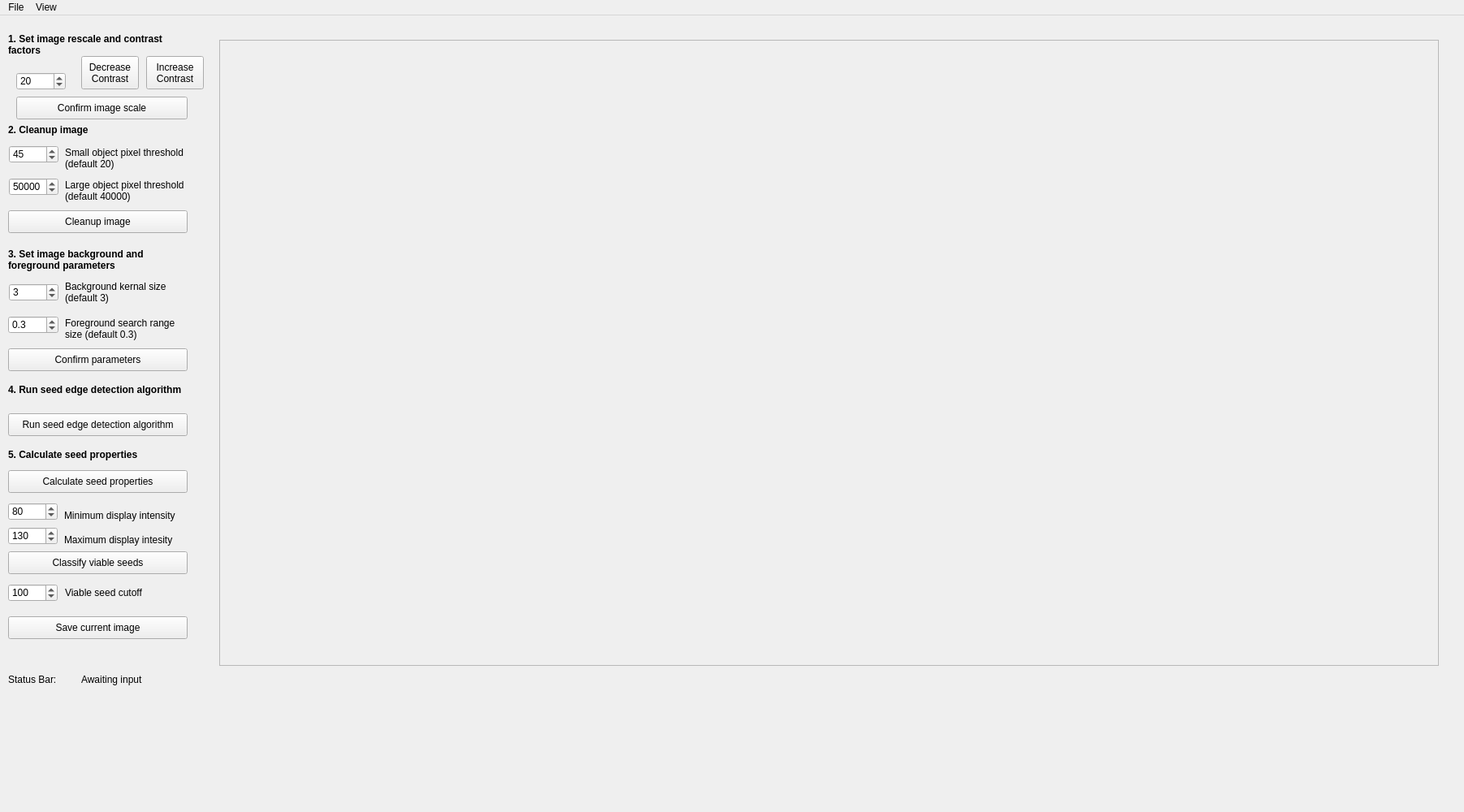
<?xml version="1.0" encoding="UTF-8"?>
<ui version="4.0">
 <class>MainWindow</class>
 <widget class="QMainWindow" name="MainWindow">
  <property name="geometry">
   <rect>
    <x>0</x>
    <y>0</y>
    <width>1803</width>
    <height>1000</height>
   </rect>
  </property>
  <property name="windowTitle">
   <string>MainWindow</string>
  </property>
  <widget class="QWidget" name="centralwidget">
   <property name="mouseTracking">
    <bool>true</bool>
   </property>
   <widget class="QLabel" name="status_bar">
    <property name="geometry">
     <rect>
      <x>100</x>
      <y>810</y>
      <width>941</width>
      <height>16</height>
     </rect>
    </property>
    <property name="text">
     <string>Awaiting input</string>
    </property>
   </widget>
   <widget class="QLabel" name="status_bar_label">
    <property name="geometry">
     <rect>
      <x>10</x>
      <y>810</y>
      <width>81</width>
      <height>16</height>
     </rect>
    </property>
    <property name="text">
     <string>Status Bar:</string>
    </property>
   </widget>
   <widget class="QWidget" name="horizontalLayoutWidget">
    <property name="geometry">
     <rect>
      <x>270</x>
      <y>30</y>
      <width>1502</width>
      <height>771</height>
     </rect>
    </property>
    <layout class="QHBoxLayout" name="Hlayout">
     <property name="spacing">
      <number>0</number>
     </property>
     <property name="sizeConstraint">
      <enum>QLayout::SetNoConstraint</enum>
     </property>
     <item>
      <widget class="QScrollArea" name="scrollArea">
       <property name="widgetResizable">
        <bool>true</bool>
       </property>
       <widget class="QWidget" name="scrollAreaWidget_image_view">
        <property name="geometry">
         <rect>
          <x>0</x>
          <y>0</y>
          <width>1498</width>
          <height>767</height>
         </rect>
        </property>
        <property name="sizePolicy">
         <sizepolicy hsizetype="Ignored" vsizetype="Ignored">
          <horstretch>0</horstretch>
          <verstretch>0</verstretch>
         </sizepolicy>
        </property>
        <property name="mouseTracking">
         <bool>true</bool>
        </property>
        <widget class="QLabel" name="image_view">
         <property name="geometry">
          <rect>
           <x>-442</x>
           <y>70</y>
           <width>1500</width>
           <height>1500</height>
          </rect>
         </property>
         <property name="sizePolicy">
          <sizepolicy hsizetype="Ignored" vsizetype="Ignored">
           <horstretch>0</horstretch>
           <verstretch>0</verstretch>
          </sizepolicy>
         </property>
         <property name="text">
          <string>TextLabel</string>
         </property>
         <property name="alignment">
          <set>Qt::AlignLeading|Qt::AlignLeft|Qt::AlignTop</set>
         </property>
        </widget>
       </widget>
      </widget>
     </item>
    </layout>
   </widget>
   <widget class="QLabel" name="image_resolution_label">
    <property name="geometry">
     <rect>
      <x>10</x>
      <y>10</y>
      <width>221</width>
      <height>51</height>
     </rect>
    </property>
    <property name="font">
     <font>
      <pointsize>9</pointsize>
      <weight>75</weight>
      <bold>true</bold>
     </font>
    </property>
    <property name="text">
     <string>1. Set image rescale and contrast factors</string>
    </property>
    <property name="wordWrap">
     <bool>true</bool>
    </property>
   </widget>
   <widget class="QLabel" name="image_cleanup_label">
    <property name="geometry">
     <rect>
      <x>10</x>
      <y>130</y>
      <width>221</width>
      <height>21</height>
     </rect>
    </property>
    <property name="font">
     <font>
      <pointsize>9</pointsize>
      <weight>75</weight>
      <bold>true</bold>
     </font>
    </property>
    <property name="text">
     <string>2. Cleanup image</string>
    </property>
    <property name="wordWrap">
     <bool>true</bool>
    </property>
   </widget>
   <widget class="QSpinBox" name="small_objects_spinBox">
    <property name="geometry">
     <rect>
      <x>11</x>
      <y>160</y>
      <width>61</width>
      <height>22</height>
     </rect>
    </property>
    <property name="toolTipDuration">
     <number>-1</number>
    </property>
    <property name="maximum">
     <number>1000</number>
    </property>
    <property name="value">
     <number>45</number>
    </property>
   </widget>
   <widget class="QLabel" name="small_objects_label">
    <property name="geometry">
     <rect>
      <x>80</x>
      <y>160</y>
      <width>161</width>
      <height>31</height>
     </rect>
    </property>
    <property name="text">
     <string>Small object pixel threshold (default 20)</string>
    </property>
    <property name="wordWrap">
     <bool>true</bool>
    </property>
   </widget>
   <widget class="QSpinBox" name="large_objects_spinBox">
    <property name="geometry">
     <rect>
      <x>11</x>
      <y>200</y>
      <width>61</width>
      <height>22</height>
     </rect>
    </property>
    <property name="maximum">
     <number>10000000</number>
    </property>
    <property name="singleStep">
     <number>500</number>
    </property>
    <property name="value">
     <number>50000</number>
    </property>
   </widget>
   <widget class="QLabel" name="large_objects_label">
    <property name="geometry">
     <rect>
      <x>80</x>
      <y>200</y>
      <width>161</width>
      <height>31</height>
     </rect>
    </property>
    <property name="text">
     <string>Large object pixel threshold (default 40000)</string>
    </property>
    <property name="wordWrap">
     <bool>true</bool>
    </property>
   </widget>
   <widget class="QLabel" name="foreground_background_label">
    <property name="geometry">
     <rect>
      <x>10</x>
      <y>280</y>
      <width>221</width>
      <height>41</height>
     </rect>
    </property>
    <property name="font">
     <font>
      <pointsize>9</pointsize>
      <weight>75</weight>
      <bold>true</bold>
     </font>
    </property>
    <property name="text">
     <string>3. Set image background and foreground parameters</string>
    </property>
    <property name="wordWrap">
     <bool>true</bool>
    </property>
   </widget>
   <widget class="QSpinBox" name="background_spinBox">
    <property name="geometry">
     <rect>
      <x>11</x>
      <y>330</y>
      <width>61</width>
      <height>22</height>
     </rect>
    </property>
    <property name="minimum">
     <number>1</number>
    </property>
    <property name="maximum">
     <number>20</number>
    </property>
    <property name="value">
     <number>3</number>
    </property>
   </widget>
   <widget class="QLabel" name="background_label">
    <property name="geometry">
     <rect>
      <x>80</x>
      <y>320</y>
      <width>161</width>
      <height>41</height>
     </rect>
    </property>
    <property name="text">
     <string>Background kernal size (default 3)</string>
    </property>
    <property name="wordWrap">
     <bool>true</bool>
    </property>
   </widget>
   <widget class="QDoubleSpinBox" name="foreground_spinBox">
    <property name="geometry">
     <rect>
      <x>10</x>
      <y>370</y>
      <width>62</width>
      <height>22</height>
     </rect>
    </property>
    <property name="decimals">
     <number>1</number>
    </property>
    <property name="minimum">
     <double>0.100000000000000</double>
    </property>
    <property name="maximum">
     <double>1.000000000000000</double>
    </property>
    <property name="singleStep">
     <double>0.100000000000000</double>
    </property>
    <property name="value">
     <double>0.300000000000000</double>
    </property>
   </widget>
   <widget class="QLabel" name="foreground_label">
    <property name="geometry">
     <rect>
      <x>80</x>
      <y>370</y>
      <width>151</width>
      <height>31</height>
     </rect>
    </property>
    <property name="text">
     <string>Foreground search range size (default 0.3)</string>
    </property>
    <property name="wordWrap">
     <bool>true</bool>
    </property>
   </widget>
   <widget class="QLabel" name="run_edge_detection_label">
    <property name="geometry">
     <rect>
      <x>10</x>
      <y>440</y>
      <width>221</width>
      <height>41</height>
     </rect>
    </property>
    <property name="font">
     <font>
      <pointsize>9</pointsize>
      <weight>75</weight>
      <bold>true</bold>
     </font>
    </property>
    <property name="text">
     <string>4. Run seed edge detection algorithm</string>
    </property>
    <property name="wordWrap">
     <bool>true</bool>
    </property>
   </widget>
   <widget class="QPushButton" name="run_edge_detection_pushButton">
    <property name="geometry">
     <rect>
      <x>10</x>
      <y>490</y>
      <width>221</width>
      <height>28</height>
     </rect>
    </property>
    <property name="text">
     <string>Run seed edge detection algorithm</string>
    </property>
   </widget>
   <widget class="QLabel" name="calc_props_label">
    <property name="geometry">
     <rect>
      <x>10</x>
      <y>530</y>
      <width>221</width>
      <height>21</height>
     </rect>
    </property>
    <property name="font">
     <font>
      <pointsize>9</pointsize>
      <weight>75</weight>
      <bold>true</bold>
     </font>
    </property>
    <property name="text">
     <string>5. Calculate seed properties</string>
    </property>
    <property name="wordWrap">
     <bool>true</bool>
    </property>
   </widget>
   <widget class="QPushButton" name="calc_props_pushButton">
    <property name="geometry">
     <rect>
      <x>10</x>
      <y>560</y>
      <width>221</width>
      <height>28</height>
     </rect>
    </property>
    <property name="text">
     <string>Calculate seed properties</string>
    </property>
   </widget>
   <widget class="QPushButton" name="image_cleanup_pushButton">
    <property name="geometry">
     <rect>
      <x>10</x>
      <y>240</y>
      <width>221</width>
      <height>28</height>
     </rect>
    </property>
    <property name="text">
     <string>Cleanup image</string>
    </property>
   </widget>
   <widget class="QPushButton" name="image_resolution_pushButton">
    <property name="geometry">
     <rect>
      <x>20</x>
      <y>100</y>
      <width>211</width>
      <height>28</height>
     </rect>
    </property>
    <property name="text">
     <string>Confirm image scale</string>
    </property>
   </widget>
   <widget class="QPushButton" name="bg_fg_pushButton">
    <property name="geometry">
     <rect>
      <x>10</x>
      <y>410</y>
      <width>221</width>
      <height>28</height>
     </rect>
    </property>
    <property name="text">
     <string>Confirm parameters</string>
    </property>
   </widget>
   <widget class="QLabel" name="min_intensity_label">
    <property name="geometry">
     <rect>
      <x>79</x>
      <y>600</y>
      <width>161</width>
      <height>31</height>
     </rect>
    </property>
    <property name="text">
     <string>Minimum display intensity</string>
    </property>
    <property name="wordWrap">
     <bool>true</bool>
    </property>
   </widget>
   <widget class="QSpinBox" name="max_intensity_spinBox">
    <property name="geometry">
     <rect>
      <x>10</x>
      <y>630</y>
      <width>61</width>
      <height>22</height>
     </rect>
    </property>
    <property name="maximum">
     <number>255</number>
    </property>
    <property name="singleStep">
     <number>1</number>
    </property>
    <property name="value">
     <number>130</number>
    </property>
   </widget>
   <widget class="QLabel" name="max_intensity_label">
    <property name="geometry">
     <rect>
      <x>79</x>
      <y>630</y>
      <width>161</width>
      <height>31</height>
     </rect>
    </property>
    <property name="text">
     <string>Maximum display intesity</string>
    </property>
    <property name="wordWrap">
     <bool>true</bool>
    </property>
   </widget>
   <widget class="QSpinBox" name="min_intensity_spinBox">
    <property name="geometry">
     <rect>
      <x>10</x>
      <y>600</y>
      <width>61</width>
      <height>22</height>
     </rect>
    </property>
    <property name="maximum">
     <number>255</number>
    </property>
    <property name="value">
     <number>80</number>
    </property>
   </widget>
   <widget class="QLabel" name="viability_label">
    <property name="geometry">
     <rect>
      <x>80</x>
      <y>700</y>
      <width>161</width>
      <height>21</height>
     </rect>
    </property>
    <property name="text">
     <string>Viable seed cutoff</string>
    </property>
    <property name="wordWrap">
     <bool>true</bool>
    </property>
   </widget>
   <widget class="QSpinBox" name="viability_spinBox">
    <property name="geometry">
     <rect>
      <x>10</x>
      <y>700</y>
      <width>61</width>
      <height>22</height>
     </rect>
    </property>
    <property name="maximum">
     <number>255</number>
    </property>
    <property name="value">
     <number>100</number>
    </property>
   </widget>
   <widget class="QPushButton" name="save_image_pushButton">
    <property name="geometry">
     <rect>
      <x>10</x>
      <y>740</y>
      <width>221</width>
      <height>28</height>
     </rect>
    </property>
    <property name="text">
     <string>Save current image</string>
    </property>
   </widget>
   <widget class="QSpinBox" name="image_resolution_spinBox">
    <property name="geometry">
     <rect>
      <x>20</x>
      <y>70</y>
      <width>61</width>
      <height>22</height>
     </rect>
    </property>
    <property name="maximum">
     <number>100</number>
    </property>
    <property name="value">
     <number>20</number>
    </property>
   </widget>
   <widget class="QPushButton" name="increase_contrast_pushButton">
    <property name="geometry">
     <rect>
      <x>180</x>
      <y>50</y>
      <width>71</width>
      <height>41</height>
     </rect>
    </property>
    <property name="text">
     <string>Increase
Contrast</string>
    </property>
   </widget>
   <widget class="QPushButton" name="decrease_contrast_pushButton">
    <property name="geometry">
     <rect>
      <x>100</x>
      <y>50</y>
      <width>71</width>
      <height>41</height>
     </rect>
    </property>
    <property name="text">
     <string>Decrease
Contrast</string>
    </property>
   </widget>
   <widget class="QPushButton" name="viability_pushButton">
    <property name="geometry">
     <rect>
      <x>10</x>
      <y>660</y>
      <width>221</width>
      <height>28</height>
     </rect>
    </property>
    <property name="text">
     <string>Classify viable seeds</string>
    </property>
   </widget>
  </widget>
  <widget class="QMenuBar" name="menubar_file">
   <property name="geometry">
    <rect>
     <x>0</x>
     <y>0</y>
     <width>1803</width>
     <height>26</height>
    </rect>
   </property>
   <widget class="QMenu" name="menuFile">
    <property name="title">
     <string>File</string>
    </property>
    <addaction name="actionOpen_DICOM_file"/>
    <addaction name="actionPrint_image"/>
   </widget>
   <widget class="QMenu" name="menuView">
    <property name="title">
     <string>View</string>
    </property>
    <addaction name="actionZoom_in"/>
    <addaction name="actionZoom_out"/>
    <addaction name="actionZoom_reset"/>
    <addaction name="actionIncrease_Contrast"/>
    <addaction name="actionReduce_Contrast"/>
    <addaction name="actionReset_Contrast"/>
   </widget>
   <addaction name="menuFile"/>
   <addaction name="menuView"/>
  </widget>
  <action name="actionOpen_DICOM_file">
   <property name="text">
    <string>Open DICOM file</string>
   </property>
   <property name="shortcut">
    <string>Ctrl+O</string>
   </property>
  </action>
  <action name="actionPrint_image">
   <property name="text">
    <string>DNU - Print image</string>
   </property>
   <property name="shortcut">
    <string>Ctrl+P</string>
   </property>
  </action>
  <action name="actionZoom_in">
   <property name="text">
    <string>Zoom in</string>
   </property>
   <property name="shortcut">
    <string>Ctrl+=</string>
   </property>
  </action>
  <action name="actionZoom_out">
   <property name="text">
    <string>Zoom out</string>
   </property>
   <property name="shortcut">
    <string>Ctrl+-</string>
   </property>
  </action>
  <action name="actionZoom_reset">
   <property name="text">
    <string>Reset zoom</string>
   </property>
  </action>
  <action name="actionIncrease_Contrast">
   <property name="text">
    <string>Increase Contrast</string>
   </property>
   <property name="shortcut">
    <string>Ctrl+]</string>
   </property>
  </action>
  <action name="actionReduce_Contrast">
   <property name="text">
    <string>Reduce Contrast</string>
   </property>
   <property name="shortcut">
    <string>Ctrl+[</string>
   </property>
  </action>
  <action name="actionReset_Contrast">
   <property name="text">
    <string>Reset Contrast</string>
   </property>
  </action>
  <action name="actionAcacia_andrewsii">
   <property name="text">
    <string>Acacia andrewsii</string>
   </property>
  </action>
  <action name="actionAcacia_aulacophylla">
   <property name="text">
    <string>Acacia aulacophylla</string>
   </property>
  </action>
  <action name="actionAcacia_aneura">
   <property name="text">
    <string>Acacia aneura</string>
   </property>
  </action>
  <action name="actionAcacia_acuaria">
   <property name="text">
    <string>Acacia acuaria</string>
   </property>
  </action>
 </widget>
 <resources/>
 <connections/>
</ui>
